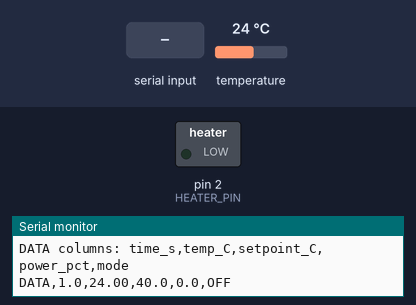
Simulated run of this sketch. Board: Arduino Uno, built with avr-gcc and run on an emulated ATmega328P. Parts: switched loads named in the sketch (green lamp = pin HIGH), the last lines printed to the serial monitor. The test bench sets the inputs (shaded band); at power-on: temperature 24 °C.

Above: at 1.2 s.
1.3 s: "MAN 90\n" received over Serial
At 3.3 s:
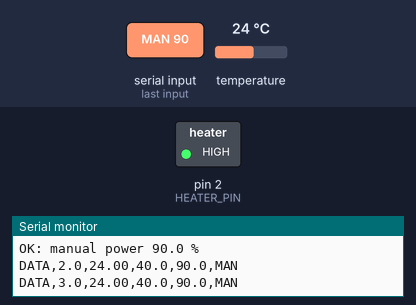
5.5 s: "MAN ,45\n" received over Serial
At 6.8 s:
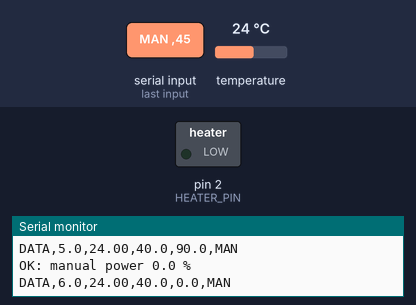
Timing chart, 0 to 8.5 s (numbered marks = the images above; inputs shaded):
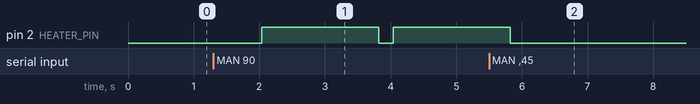

The sketch:

bath_controller.ino
```cpp
// bath_controller.ino - PID water bath controller, version 1
// Reads the probe, runs a controller and drives the heater with slow PWM (Pulse Width Modulation)
// all at once using millis() timing (no delay()).
// TEST SETUP: the "heater" is the onboard LED on pin 2. Once I test later this pin will change to the pin wired to the MOSFET pin

#include <OneWire.h>
#include <DallasTemperature.h>

// ---------- Pins ----------
const int ONE_WIRE_PIN = 4;    // probe data wire (D4)
const int HEATER_PIN   = 2;    // onboard LED for now

// ---------- Timing ----------
const unsigned long SAMPLE_MS = 1000;  // read temperature once per second
const unsigned long WINDOW_MS = 2000;  // slow PWM window: 2 seconds

// ---------- Safety ----------
const float MAX_TEMP_C   = 60.0;  // software cutoff (thermal fuse is at 73 C). Temp shouldn't even reach this high but just in case.
const float MAX_SETPOINT = 55.0;  // the 30 W heater can't go much higher anyway

// ---------- Control ----------
const float HYSTERESIS = 0.5;     // on/off control: switch at setpoint +/- 0.5 C

enum Mode { MODE_OFF, MODE_MANUAL, MODE_ONOFF };
Mode mode = MODE_OFF;

OneWire oneWire(ONE_WIRE_PIN);
DallasTemperature sensors(&oneWire);

float tempC       = 0.0;   // latest temperature reading
float setpoint    = 40.0;  // target temperature (on/off mode)
float manualPower = 0.0;   // power chosen with the MAN command
float power       = 0.0;   // power actually sent to the heater, 0-100 %
bool  fault       = false; // true after a safety trip, until RESET

unsigned long lastSample  = 0;
unsigned long windowStart = 0;
String inputLine = "";

void setup() {
  Serial.begin(115200);
  pinMode(HEATER_PIN, OUTPUT);
  digitalWrite(HEATER_PIN, LOW);         // heater OFF at power-up, always

  sensors.begin();
  sensors.setResolution(12);             // 0.0625 C steps, ~750 ms per reading
  sensors.setWaitForConversion(false);   // don't freeze while the probe measures
  sensors.requestTemperatures();         // start the first measurement

  Serial.println("BATH CONTROLLER v1 STARTED");
  Serial.println("Commands: OFF | MAN <0-100> | ONOFF <setpoint> | RESET");
  Serial.println("DATA columns: time_s,temp_C,setpoint_C,power_pct,mode");

  lastSample  = millis();
  windowStart = millis();
}

void loop() {
  unsigned long now = millis();

  // Task 1: check for typed commands (every pass)
  readCommands();

  // Task 2: once per second - collect the reading, start the next one,
  // check safety, update the controller, print a data line
  if (now - lastSample >= SAMPLE_MS) {
    lastSample += SAMPLE_MS;
    tempC = sensors.getTempCByIndex(0);  // result of the measurement started 1 s ago
    sensors.requestTemperatures();       // start the next one (returns immediately)
    checkSafety();
    updateControl();
    printData(now);
  }

  // Task 3: slow PWM - switch the heater on/off (every pass)
  driveHeater(now);
}

// ---------- Safety ----------
void checkSafety() {
  if (tempC == DEVICE_DISCONNECTED_C || tempC == 85.0) {
    // -127 = probe not responding; 85.0 = the probe's power-on default value
    triggerFault("sensor error");
  } else if (tempC > MAX_TEMP_C) {
    triggerFault("over temperature");
  }
}

void triggerFault(const char* reason) {
  if (!fault) {
    Serial.print("FAULT: ");
    Serial.print(reason);
    Serial.println(" - heater off. Type RESET to clear.");
  }
  fault = true;
  mode  = MODE_OFF;
  power = 0;
}

// ---------- Controller ----------
void updateControl() {
  if (fault || mode == MODE_OFF) {
    power = 0;
  } else if (mode == MODE_MANUAL) {
    power = manualPower;
  } else if (mode == MODE_ONOFF) {
    if (tempC < setpoint - HYSTERESIS) {
      power = 100;                       // too cold: full on
    } else if (tempC > setpoint + HYSTERESIS) {
      power = 0;                         // too hot: off
    }
    // inside the band: keep the previous power (stops rapid flicking)
  }
}

// ---------- Slow PWM ----------
void driveHeater(unsigned long now) {
  if (now - windowStart >= WINDOW_MS) {
    windowStart += WINDOW_MS;            // start a new 2 s window
  }
  unsigned long onTime = (unsigned long)(power / 100.0 * WINDOW_MS);
  bool heaterOn = !fault && (now - windowStart < onTime);
  digitalWrite(HEATER_PIN, heaterOn ? HIGH : LOW);
}

// ---------- Output ----------
void printData(unsigned long now) {
  Serial.print("DATA,");
  Serial.print(now / 1000.0, 1);  Serial.print(",");
  Serial.print(tempC, 2);         Serial.print(",");
  Serial.print(setpoint, 1);      Serial.print(",");
  Serial.print(power, 1);         Serial.print(",");
  Serial.println(modeName());
}

const char* modeName() {
  if (fault) return "FAULT";
  if (mode == MODE_MANUAL) return "MAN";
  if (mode == MODE_ONOFF) return "ONOFF";
  return "OFF";
}

// ---------- Commands ----------
void readCommands() {
  while (Serial.available()) {
    char c = Serial.read();
    if (c == '\n' || c == '\r') {
      if (inputLine.length() > 0) handleCommand(inputLine);
      inputLine = "";
    } else {
      inputLine += c;
    }
  }
}

void handleCommand(String cmd) {
  cmd.trim();
  cmd.toUpperCase();

  if (cmd == "OFF") {
    mode = MODE_OFF;
    Serial.println("OK: heater off");
  } else if (cmd == "RESET") {
    fault = false;
    mode  = MODE_OFF;
    power = 0;
    Serial.println("OK: fault cleared, heater off");
  } else if (fault) {
    Serial.println("Refused: there is a fault. Type RESET first.");
  } else if (cmd.startsWith("MAN ")) {
    manualPower = constrain(cmd.substring(4).toFloat(), 0, 100);
    mode = MODE_MANUAL;
    Serial.print("OK: manual power ");
    Serial.print(manualPower, 1);
    Serial.println(" %");
  } else if (cmd.startsWith("ONOFF ")) {
    float sp = cmd.substring(6).toFloat();
    if (sp < 15 || sp > MAX_SETPOINT) {
      Serial.println("Refused: setpoint must be between 15 and 55 C");
    } else {
      setpoint = sp;
      mode = MODE_ONOFF;
      // start from a fresh decision instead of whatever power the last mode left behind
      power = (tempC < setpoint) ? 100 : 0;
      Serial.print("OK: on/off control, setpoint ");
      Serial.print(setpoint, 1);
      Serial.println(" C");
    }
  } else {
    Serial.println("Unknown command. Use: OFF | MAN <0-100> | ONOFF <setpoint> | RESET");
  }
}
```

Measured:
- after the input at 1.3 s, pin 2 (HEATER_PIN): LOW → HIGH after 0.74 s, → LOW 1.8 s later, → HIGH 0.22 s later
- after the input at 5.5 s, pin 2 (HEATER_PIN): goes on until 5.8 s, then stays LOW
